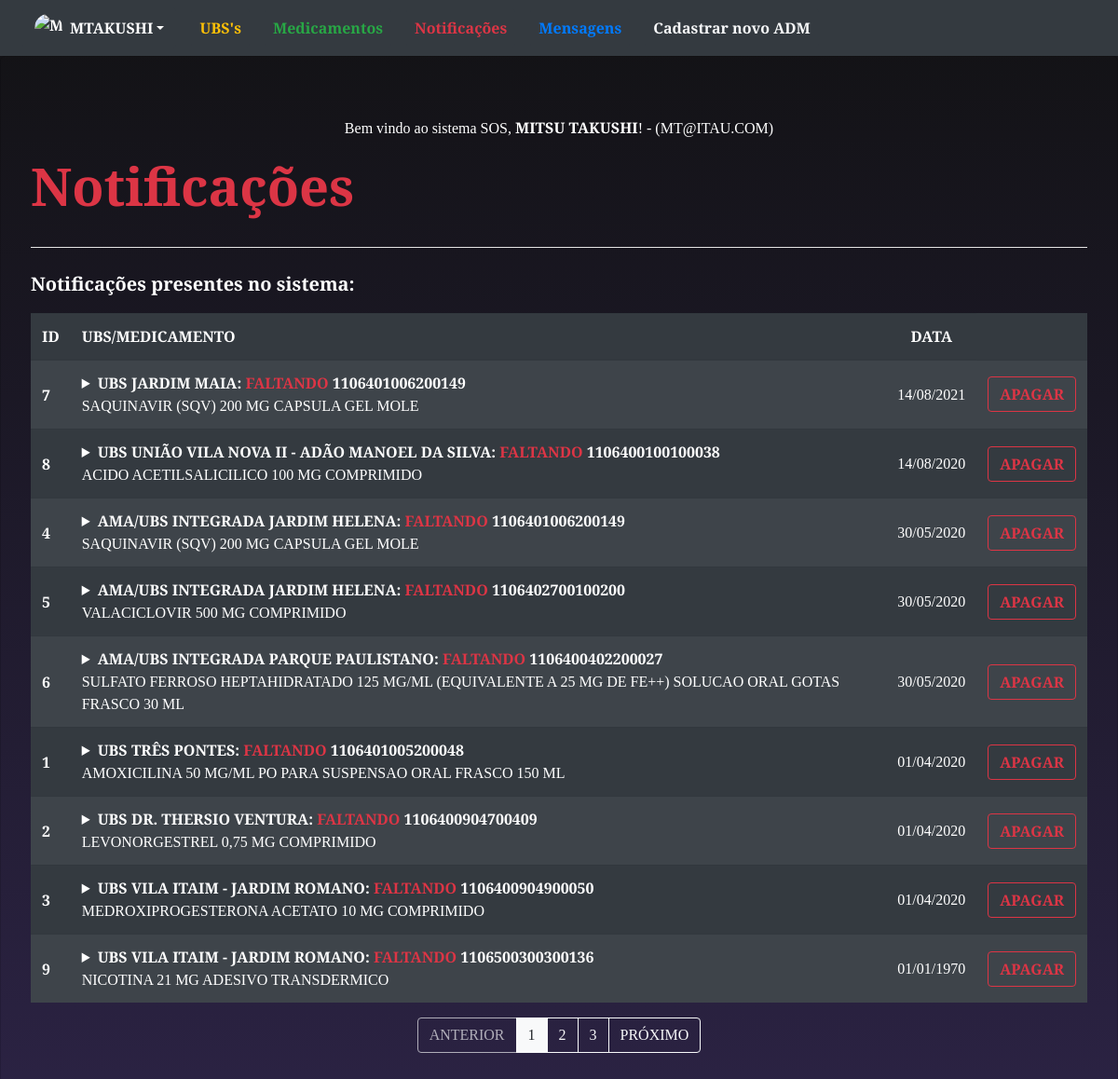
The page /ADM/pagnot.php (signed in) on the database its author committed.
### tables this page shows
CREATE TABLE `denuncia` (
  `id` int(11) NOT NULL,
  `email` varchar(100) DEFAULT NULL,
  `telefone` int(11) DEFAULT NULL,
  `ubs_id` int(11) DEFAULT NULL,
  `medicamento_id` varchar(20) NOT NULL,
  `comentario` varchar(1000) DEFAULT NULL,
  `data_ocorrencia` date DEFAULT NULL,
  `data_denuncia` datetime DEFAULT current_timestamp()
);

CREATE TABLE `ubs` (
  `id` int(11) NOT NULL,
  `nomeUbs` varchar(150) DEFAULT NULL,
  `descricao` varchar(500) DEFAULT NULL,
  `telefone` varchar(30) DEFAULT NULL,
  `endereco` varchar(100) DEFAULT NULL,
  `bairro` varchar(100) DEFAULT NULL,
  `distrito` varchar(100) DEFAULT NULL,
  `zona` char(2) DEFAULT NULL,
  `cidade` varchar(150) DEFAULT NULL,
  `uf` char(2) DEFAULT NULL,
  `cep` varchar(20) DEFAULT NULL,
  `latitude` varchar(20) DEFAULT NULL,
  `longitude` varchar(20) DEFAULT NULL,
  `cadastrado_por_id` varchar(20) DEFAULT NULL,
  `data_cadastro` datetime DEFAULT current_timestamp()
);

CREATE TABLE `medicamento` (
  `id` varchar(20) NOT NULL,
  `nome` varchar(200) NOT NULL,
  `observacao` varchar(500) DEFAULT NULL,
  `cadastrado_por_id` varchar(20) NOT NULL,
  `data_cadastro` datetime DEFAULT current_timestamp()
);

### ADM/pagnot.php (the view, shortened to what this page needs)
<!DOCTYPE html>
<html lang="en">
<head>
  <?php require_once('connectdb.php') ?>
</head>
<body style="background: rgb(18,18,20);
background: linear-gradient(180deg, rgba(18,18,20,1) 0%, rgba(44,35,69,1) 100%);" class="text-white">
  <div class="jumbotron card card-image text-white" style="background-color: rgba(0,0,0,0);">
    <p class="text-center">Bem vindo ao sistema SOS, <b><?php echo $_SESSION['nome'] ?></b>! - (<?php echo $_SESSION['email'] ?>)</p>
    <h1 class="display-4 text-danger  font-weight-bold">Notificações</h1>
    <hr class="my-4 bg-white">
    <p class="lead font-weight-bold">Notificações presentes no sistema:</p>
    <table class="table table-striped table-hover table-dark bg-dark text-center">
      <thead>
        <tr>
          <th scope="col" class=" text-left">ID</th>
          <th scope="col" class=" text-left">UBS/MEDICAMENTO</th>
          <th scope="col" class=" text-center">DATA</th>
        </tr>
      </thead>
      <tbody>
        <?php
        $sql = "
          SELECT
          den.id id,
          den.comentario com,
          ubs.nomeUbs ubs,
          med.nome med,
          med.id id_med,
          den.data_ocorrencia data
          FROM
          denuncia den
          JOIN ubs ON den.ubs_id = ubs.id
          JOIN medicamento med ON den.medicamento_id = med.id
          ORDER BY den.data_ocorrencia DESC;
        ";
        $result = $conn->query($sql);
        if ($result->num_rows > 0) {
          while ($rows = $result->fetch_assoc()) {
        ?>
            <tr>
              <th class="align-middle text-left" scope="row "><?php echo $rows["id"]; ?></th>
              <td class="align-middle text-left ">
                <details>
                  <summary>
                    <b><?php echo $rows["ubs"]; ?>: <span class="text-danger">FALTANDO</span> <?php echo $rows["id_med"]; ?></b><br>
                    <?php echo $rows["med"]; ?>
                  </summary>
                </details>
              </td>
              <td class="align-middle text-center"><?php echo date('d/m/Y', strtotime($rows['data'])); ?></td>
              <td class="align-middle text-right">
                <div class="btn-group">
                  <form method="post">
                    <button type="submit" class="btn btn-outline-danger  font-weight-bold">
                      APAGAR </button>
                  </form>
                </div>
              </td>
            </tr>
        <?php
          }
        } else {
          echo "Nenhuma denúncia cadastrada!";
        }
        ?>
      </tbody>
    </table>
    <div class="btn-group pagination justify-content-center">
      <a class="btn btn-outline-light disabled" href="#">ANTERIOR</a>
      <a class="btn btn-outline-light active" href="#">1</a>
      <a class="btn btn-outline-light" href="#">2</a>
      <a class="btn btn-outline-light" href="#">3</a>
      <a class="btn btn-outline-light" href="#">PRÓXIMO</a>
    </div>
  </div>
</body>
</html>

### rows shown on the page
denuncia: id "7", ubs.nomeUbs "UBS JARDIM MAIA", medicamento "1106401006200149", medicamento.nome "SAQUINAVIR (SQV) 200 MG CAPSULA GEL MOLE", data_ocorrencia "14/08/2021"
denuncia: id "8", ubs.nomeUbs "UBS UNIÃO VILA NOVA II - ADÃO MANOEL DA SILVA", medicamento "1106400100100038", medicamento.nome "ACIDO ACETILSALICILICO 100 MG COMPRIMIDO", data_ocorrencia "14/08/2020"
denuncia: id "4", ubs.nomeUbs "AMA/UBS INTEGRADA JARDIM HELENA", medicamento "1106401006200149", medicamento.nome "SAQUINAVIR (SQV) 200 MG CAPSULA GEL MOLE", data_ocorrencia "30/05/2020"
denuncia: id "5", ubs.nomeUbs "AMA/UBS INTEGRADA JARDIM HELENA", medicamento "1106402700100200", medicamento.nome "VALACICLOVIR 500 MG COMPRIMIDO", data_ocorrencia "30/05/2020"
denuncia: id "6", ubs.nomeUbs "AMA/UBS INTEGRADA PARQUE PAULISTANO", medicamento "1106400402200027", medicamento.nome "SULFATO FERROSO HEPTAHIDRATADO 125 MG/ML (EQUIVALENTE A 25 MG DE FE++) SOLUCAO ORAL GOTAS FRASCO 30 ML", data_ocorrencia "30/05/2020"
denuncia: id "1", ubs.nomeUbs "UBS TRÊS PONTES", medicamento "1106401005200048", medicamento.nome "AMOXICILINA 50 MG/ML PO PARA SUSPENSAO ORAL FRASCO 150 ML", data_ocorrencia "01/04/2020"
denuncia: id "2", ubs.nomeUbs "UBS DR. THERSIO VENTURA", medicamento "1106400904700409", medicamento.nome "LEVONORGESTREL 0,75 MG COMPRIMIDO", data_ocorrencia "01/04/2020"
denuncia: id "3", ubs.nomeUbs "UBS VILA ITAIM - JARDIM ROMANO", medicamento "1106400904900050", medicamento.nome "MEDROXIPROGESTERONA ACETATO 10 MG COMPRIMIDO", data_ocorrencia "01/04/2020"
denuncia: id "9", ubs.nomeUbs "UBS VILA ITAIM - JARDIM ROMANO", medicamento "1106500300300136", medicamento.nome "NICOTINA 21 MG ADESIVO TRANSDERMICO", data_ocorrencia "01/01/1970"

### other values the page prints
$_SESSION['nome'] "MITSU TAKUSHI"
$_SESSION['email'] "MT@ITAU.COM"
